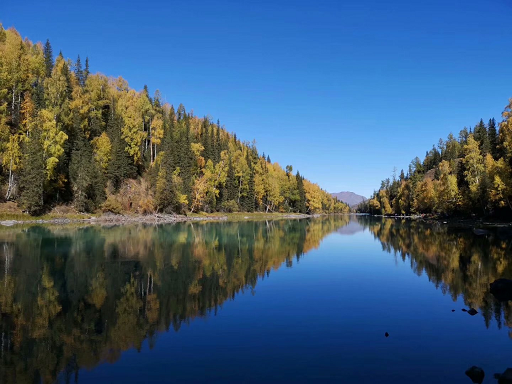
#> input picture blog40-ImageSegmentation/scenery.png, 512 x 384 px
$ python blog40-01-yzfg.py
#> lines starting #> are read from the running program, lines starting #| are printed output that depends on the picture; after the words box and inside, x2 and y2 are one past the last pixel; in counts of white or black regions, pixels touching at a corner belong together
# -*- coding: utf-8 -*-
# 2021-05-17 Eastmount CSDN
import cv2
import numpy as np
import matplotlib.pyplot as plt

#读取图像
img=cv2.imread('scenery.png')
#> img is the input picture: shape (384, 512, 3); mean B, G, R 117.2, 91.6, 64.3
grayImage=cv2.cvtColor(img,cv2.COLOR_BGR2GRAY)
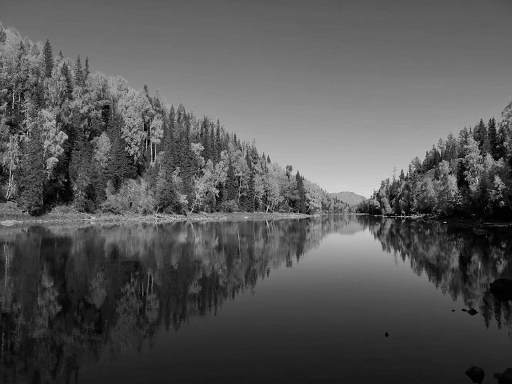
#> grayImage: shape (384, 512); min 0, max 227, mean 86.3

#阈值化处理
ret,thresh1=cv2.threshold(grayImage,127,255,cv2.THRESH_BINARY)
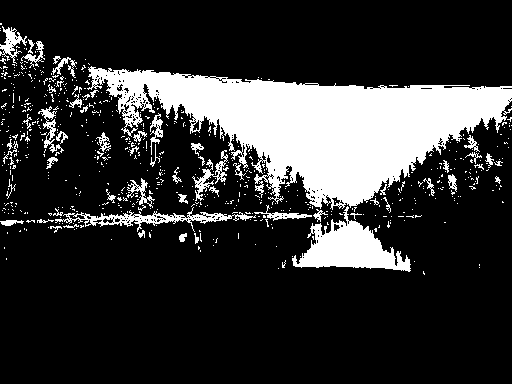
#> thresh1: shape (384, 512); 19.9% white; 651 white regions (594 under 20 px), largest, box (x1, y1, x2, y2) and area: (87, 66, 512, 210) 28321, (292, 206, 411, 272) 3478, (55, 207, 256, 232) 1250
ret,thresh2=cv2.threshold(grayImage,127,255,cv2.THRESH_BINARY_INV)
ret,thresh3=cv2.threshold(grayImage,127,255,cv2.THRESH_TRUNC)
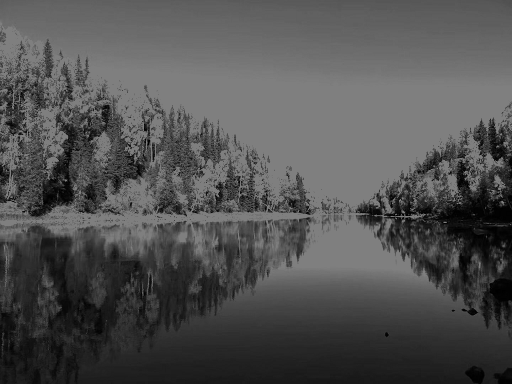
#> thresh3: shape (384, 512); min 0, max 127, mean 81.6
ret,thresh4=cv2.threshold(grayImage,127,255,cv2.THRESH_TOZERO)
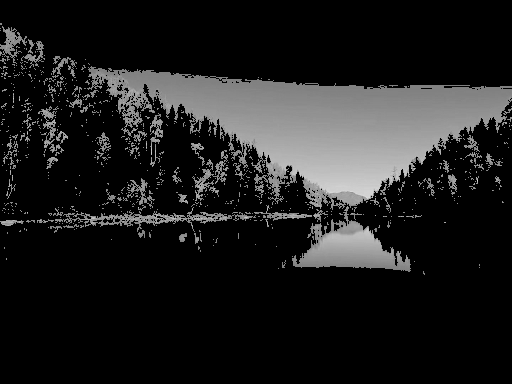
#> thresh4: shape (384, 512); min 0, max 227, mean 29.9
ret,thresh5=cv2.threshold(grayImage,127,255,cv2.THRESH_TOZERO_INV)
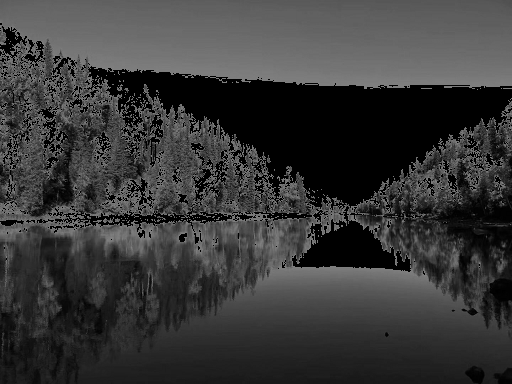
#> thresh5: shape (384, 512); min 0, max 127, mean 56.4

#显示结果
titles = ['Gray Image','BINARY','BINARY_INV','TRUNC',
'TOZERO','TOZERO_INV']
images = [grayImage, thresh1, thresh2, thresh3, thresh4, thresh5]
for i in range(6):
   plt.subplot(2,3,i+1),plt.imshow(images[i],'gray')
   plt.title(titles[i])
   plt.xticks([]),plt.yticks([])
plt.show()

$ run again, with blog40-ImageSegmentation/hua.png copied over blog40-ImageSegmentation/scenery.png
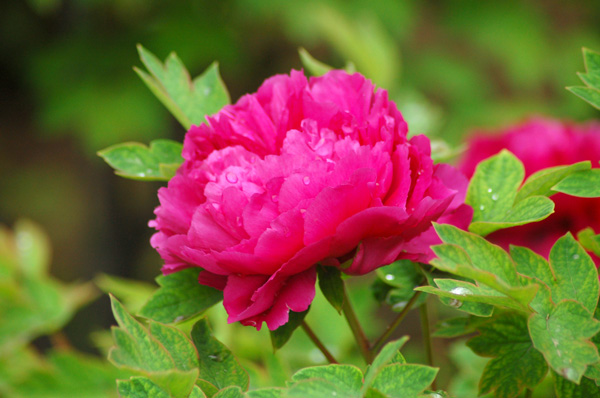
#> input picture blog40-ImageSegmentation/hua.png, 600 x 398 px
#> img is the input picture: shape (398, 600, 3); mean B, G, R 56.8, 94.7, 121.2
#> `ret,thresh1=cv2.threshold(grayImage,127,255,cv2.THRESH_BINARY)`:
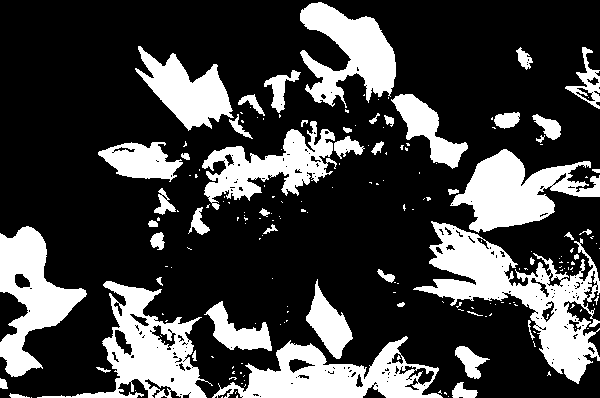
#> thresh1: shape (398, 600); 26.3% white; 188 white regions (138 under 20 px), largest, box (x1, y1, x2, y2) and area: (413, 221, 600, 384) 9980, (212, 336, 443, 398) 6730, (37, 281, 213, 398) 6684
#> `ret,thresh5=cv2.threshold(grayImage,127,255,cv2.THRESH_TOZERO_INV)`:
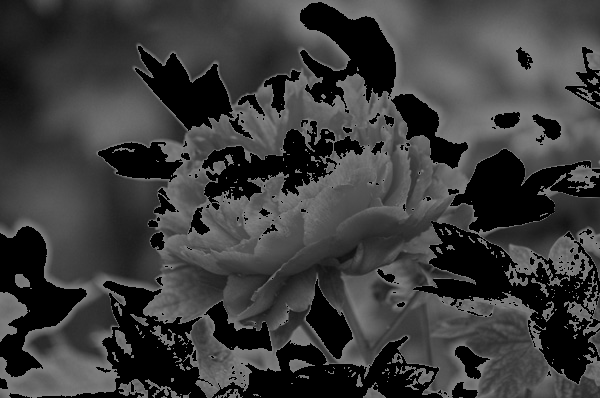
#> thresh5: shape (398, 600); min 0, max 127, mean 59.4

$ run again, with blog40-ImageSegmentation/nv.png copied over blog40-ImageSegmentation/scenery.png
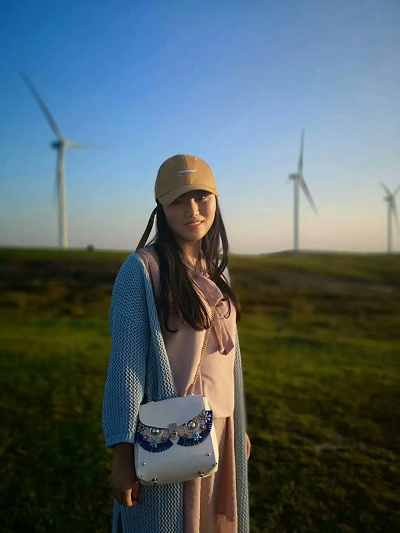
#> input picture blog40-ImageSegmentation/nv.png, 400 x 533 px
#> img is the input picture: shape (533, 400, 3); mean B, G, R 102.8, 99, 83.8
#> `ret,thresh1=cv2.threshold(grayImage,127,255,cv2.THRESH_BINARY)`:
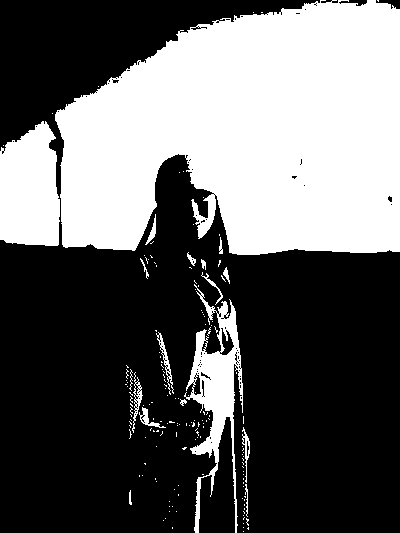
#> thresh1: shape (533, 400); 38.2% white; 164 white regions (146 under 20 px), largest, box (x1, y1, x2, y2) and area: (55, 0, 400, 255) 68692, (0, 121, 60, 246) 6272, (184, 284, 243, 533) 4793
#> `ret,thresh5=cv2.threshold(grayImage,127,255,cv2.THRESH_TOZERO_INV)`:
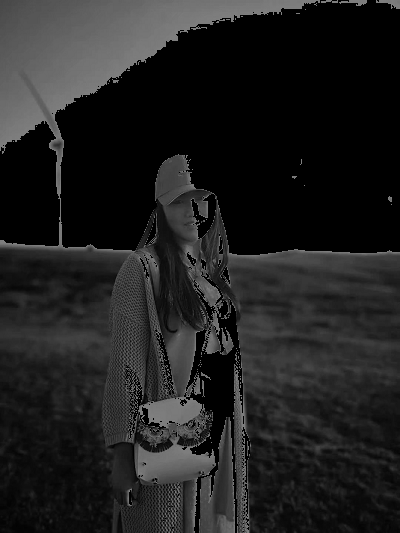
#> thresh5: shape (533, 400); min 0, max 127, mean 32.4
